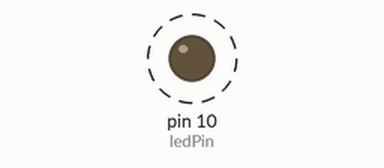
This sketch was run on a simulated Arduino Uno, built with avr-gcc and run on an emulated ATmega328P. Shown: output pins drawn as LEDs (lit = HIGH). Dashed ring = blinking. What the sketch prints to the serial monitor is not drawn.

Above: at 0.5 s.
Timing chart, 0 to 4.6 s (numbered marks = the images above):
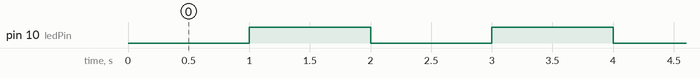

Measured:
- by itself, pin 10 (ledPin): alternates HIGH for 1.0 s and LOW for 1.0 s

The sketch:

pulse_driver.ino
```cpp
unsigned long startMillis;  //some global variables available anywhere in the program
unsigned long currentMillis;
const unsigned long period = 500;  //the value is a number of milliseconds
const byte ledPin = 10;    //using the built in LED
int pulse = 0;

int period1 = 1000;
unsigned long time_now = 0;

void setup()
{
  Serial.begin(9600);  //start Serial in case we need to print debugging info
  pinMode(ledPin, OUTPUT);
  startMillis = millis();  //initial start time
}

void loop()
{
  currentMillis = millis();  //get the current "time" (actually the number of milliseconds since the program started)
  if (currentMillis - startMillis >= period)  //test whether the period has elapsed
  {
    digitalWrite(ledPin, !digitalRead(ledPin));  //if so, change the state of the LED.  Uses a neat trick to change the state
    pulse += 1;


    startMillis = currentMillis;  //IMPORTANT to save the start time of the current LED state.
  }


     //time_now = millis();

    Serial.print("COUNT: ");
    Serial.println(pulse);

    delay(1000);


   // while(millis() < time_now + period1){
        //wait approx. [period] ms
   // }

}
```
